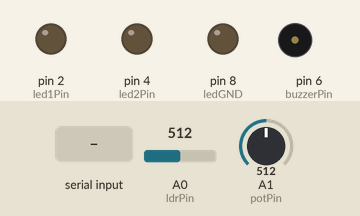
Simulated run of this sketch. Board: Arduino Uno, built with avr-gcc and run on an emulated ATmega328P. Shown: output pins drawn as LEDs (lit = HIGH), buzzer (waves = sounding). Inputs (shaded band) come from the test bench; at power-on: A0 (ldrPin) = 512, A1 (potPin) = 512. What the sketch prints to the serial monitor is not drawn.

Above: at 1.2 s.
1.3 s: "A90\n" received over Serial
At 2.5 s:
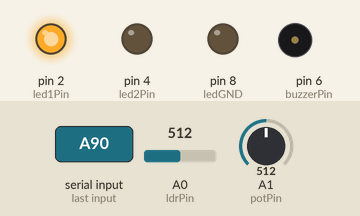
3.0 s: "a90\n" received over Serial
At 3.1 s:
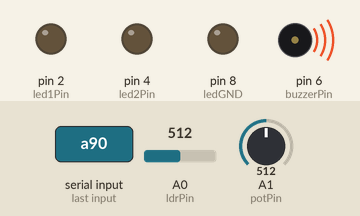
4.7 s: "B90\n" received over Serial
At 6.1 s:
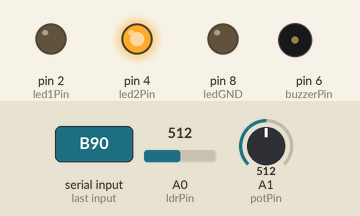
6.4 s: "A,45\n" received over Serial
At 7.8 s:
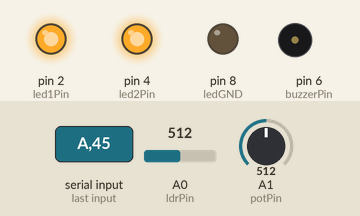
8.3 s: "a,45\n" received over Serial
At 8.5 s:
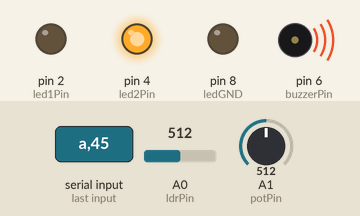
11.3 s: "b90\n" received over Serial
At 12.5 s:
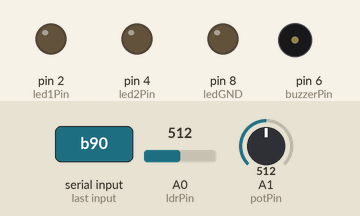
Timing chart, 0 to 14.0 s (numbered marks = the images above; inputs shaded):
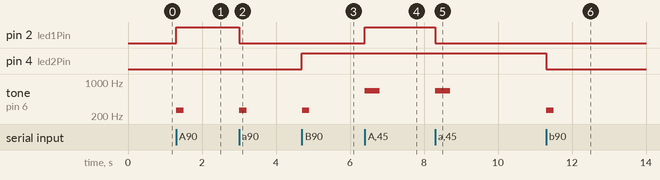

The sketch:

target_hit_arduino.ino
```cpp
// Target Hit - Arduino side
// Jack Rengelink s3631419 & Reanu Ali s3649660
// Module 2, Physical computing final project
//
// Sends the potentiometer (x) and LDR (y) to Processing as "pot,ldr" lines,
// and listens for commands back:
//   'A' / 'a'  red LED on / off   (targets are being placed)
//   'B' / 'b'  green LED on / off (targets are being hit)
//   '0'..'4'   buzzer note for hitting target 1..5 (C, E, G, high C, high E)

const int buzzerPin = 6;
const int ldrPin = A0;
const int potPin = A1;

const int led1Pin = 2;
const int led2Pin = 4;
const int ledGND = 8;

const float notes[5] = {261.63, 329.63, 392.00, 523.25, 659.25};

unsigned long lastSend = 0;

void setup() {
    Serial.begin(9600);
    pinMode(buzzerPin, OUTPUT);

    pinMode(led1Pin, OUTPUT);
    pinMode(led2Pin, OUTPUT);
    pinMode(ledGND, OUTPUT);

    digitalWrite(ledGND, LOW);
}

void loop() {
    if (millis() - lastSend > 15) {
        int pot = 1023 - analogRead(potPin);
        int ldr = analogRead(ldrPin);
        ldr = constrain(ldr, 550, 750);
        ldr = map(ldr, 550, 750, 0, 1023);

        Serial.print(pot);
        Serial.print(",");
        Serial.println(ldr);
        lastSend = millis();
    }

    if (Serial.available()) {
        char c = Serial.read();

        if (c == 'A') digitalWrite(led1Pin, HIGH);
        else if (c == 'a') digitalWrite(led1Pin, LOW);
        else if (c == 'B') digitalWrite(led2Pin, HIGH);
        else if (c == 'b') digitalWrite(led2Pin, LOW);
        else if (c >= '0' && c <= '4') {
            int idx = c - '0';
            int dur = idx == 4 ? 400 : 200;
            tone(buzzerPin, notes[idx], dur);
        }
    }
}
```

Measured:
- after the input at 1.3 s, pin 2 (led1Pin): LOW → HIGH at once; tone on pin 6 (buzzerPin): silent → 261 Hz at once, → silent 0.20 s later
- after the input at 3.0 s, pin 2 (led1Pin): HIGH → LOW at once; tone on pin 6 (buzzerPin): silent → 261 Hz at once, → silent 0.20 s later
- after the input at 4.7 s, pin 4 (led2Pin): LOW → HIGH at once; tone on pin 6 (buzzerPin): silent → 261 Hz at once, → silent 0.20 s later
- after the input at 6.4 s, pin 2 (led1Pin): LOW → HIGH at once; tone on pin 6 (buzzerPin): silent → 659 Hz at once, → silent 0.40 s later
- after the input at 8.3 s, pin 2 (led1Pin): HIGH → LOW at once; tone on pin 6 (buzzerPin): silent → 659 Hz at once, → silent 0.40 s later
- after the input at 11.3 s, pin 4 (led2Pin): HIGH → LOW at once; tone on pin 6 (buzzerPin): silent → 261 Hz at once, → silent 0.20 s later
